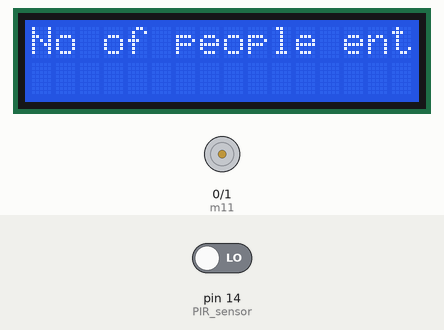
This sketch was run on a simulated Arduino Uno, built with avr-gcc and run on an emulated ATmega328P. Parts: 16×2 character LCD, motor-driver pin pairs drawn as motors (green arrow = first pin HIGH = forward, orange = second pin HIGH = backward, longer = more drive). Inputs (shaded band) come from the test bench; at power-on: pin 14 (PIR_sensor) LOW.

Above: at 1.2 s.
1.3 s: pin 14 (PIR_sensor) driven HIGH
At 1.9 s:
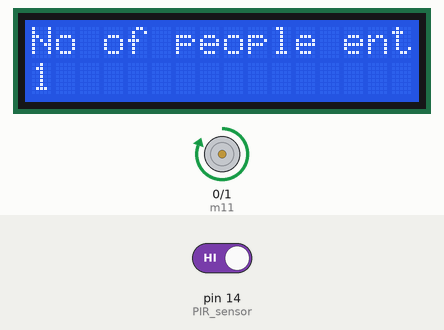
4.3 s: pin 14 (PIR_sensor) driven LOW
At 5.4 s:
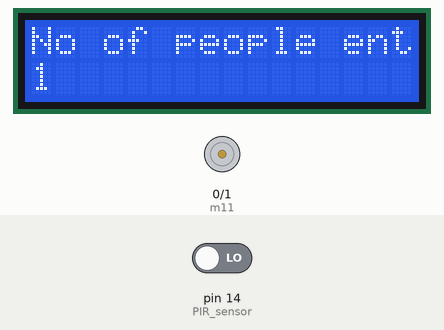
5.8 s: pin 14 (PIR_sensor) driven HIGH
At 8.1 s:
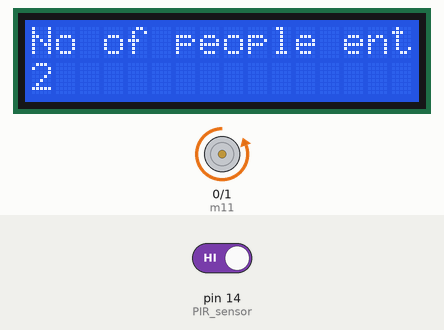
Timing chart, 0 to 14.3 s (numbered marks = the images above; inputs shaded):
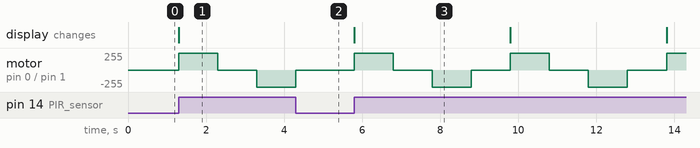

Measured:
- after the input at 1.3 s, motor on pin 0 (m11) / pin 1 (m12): stopped → forward 255/255 at once, → stopped 1.0 s later, → backward 255/255 1.0 s later; the display: changes at once (image 1)
- after the input at 4.3 s, motor on pin 0 (m11) / pin 1 (m12): goes on until 4.3 s, then stays stopped
- after the input at 5.8 s, motor on pin 0 (m11) / pin 1 (m12): stopped → forward 255/255 at once, → stopped 1.0 s later, → backward 255/255 1.0 s later, → stopped 1.0 s later, … (9 changes in this stretch); the display: changes at once (image 3)

The sketch:

Automatic_Door_Opener.ino
```cpp
#include <LiquidCrystal.h> //to use liquid crystal library.
LiquidCrystal lcd(13, 12, 11, 10, 9, 8); //Defines which pins of Arduino are to be connected to which pins of LCD display.
#define PIR_sensor 14 //variable declaration
#define m11 0 //variable declaration
#define m12 1 //variable declaration
int count=0;
void setup() //Structure
{
  lcd.begin(16, 2); //Indicates no of columns and rows.
  pinMode(m11, OUTPUT); //set pin to output
  pinMode(m12, OUTPUT); //set pin to output
  pinMode(PIR_sensor, INPUT); //set pin to input
  lcd.clear(); //clears the lcd screen
  lcd.setCursor(0,0);//set the cursor to top left corner
  lcd.print("No of people entering/exiting"); //display message
}

void loop() //loop function continuously executes the codes (i.e. reading inputs and triggering outputs)
{
  if(digitalRead(PIR_sensor)) //reads the value from specified digital pin with result either LOW or HIGH
{
    count++;
  lcd.setCursor(0, 1); //set the cursor to bottom left corner
  lcd.print(count); //display message
  digitalWrite(m11, HIGH);
  digitalWrite(m12, LOW); // gate opening
  delay(1000); //pause the program for 1 sec
  digitalWrite(m11, LOW);
  digitalWrite(m12, LOW); // gate stop for a while(no movement)
  delay(1000); //pause the program for 1 sec
  digitalWrite(m11, LOW);
  digitalWrite(m12, HIGH); // gate closing
  delay(1000); //pause the program for 1 sec
  digitalWrite(m11, LOW);
  digitalWrite(m12, LOW); // gate closed
  delay(1000); //pause the program for 1 sec
}
  else
{
 digitalWrite(m11, LOW);
 digitalWrite(m12, LOW); //no movement of gate
}
}
```
